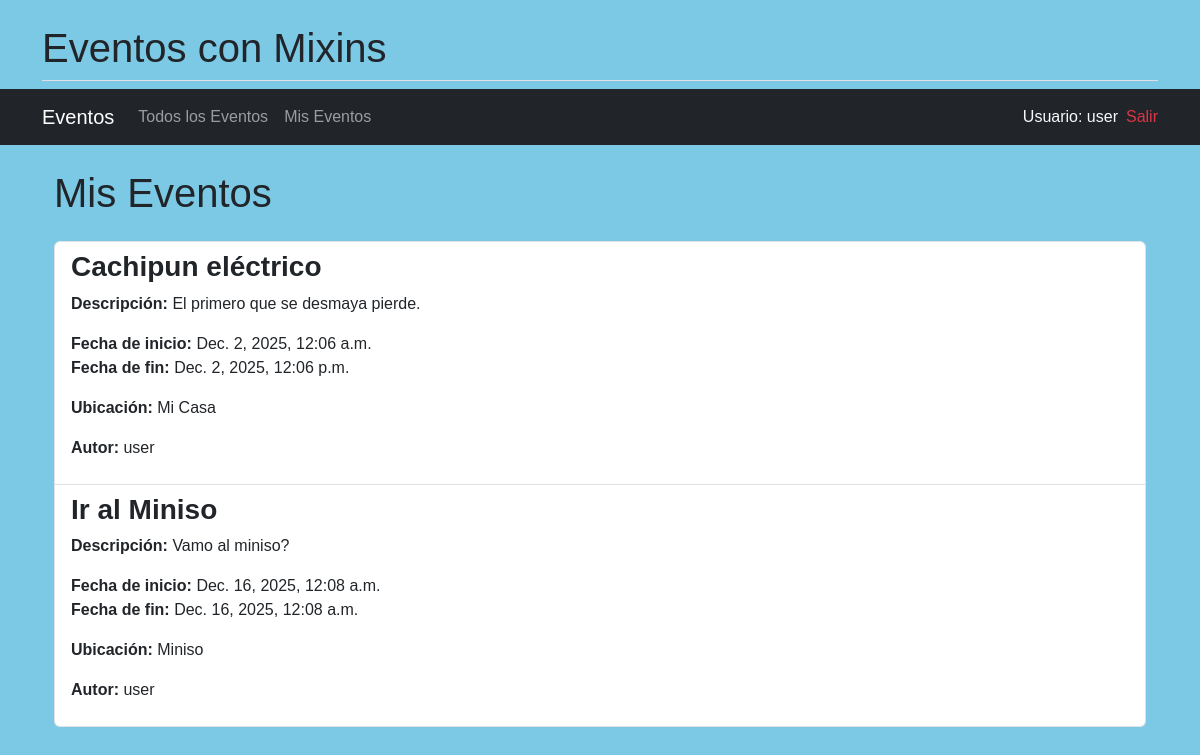
The app's page /mis_eventos/ (signed in) with its own data.
### app_eventos/models.py (models this page shows, shortened)
class Evento(models.Model):
    nombre = models.CharField(max_length=200)
    descripcion = models.TextField()
    fecha_inicio = models.DateTimeField()
    fecha_fin = models.DateTimeField()
    ubicacion = models.CharField(max_length=300)
    autor = models.ForeignKey(User, on_delete=models.CASCADE, null=True)

### app_eventos/views.py (the view)
# urls.py: path('mis_eventos/', MisEventos.as_view(), name='mis_eventos'),
class MisEventos(LoginRequiredMixin, ListView):
    model = Evento
    template_name = "app_eventos/mis_eventos.html"
    context_object_name = "eventos"
    def get_queryset(self):
        return Evento.objects.filter(autor=self.request.user)

### app_eventos/templates/app_eventos/mis_eventos.html (shortened to what this page needs)
{% extends "base.html" %}
{% block content %}
<div class="container">
    <h1 class="mb-4">Mis Eventos</h1>
    {% if eventos %}
        <ul class="list-group">
            {% for evento in eventos %}
            <li class="list-group-item">
                <h3 class="fw-bold">{{ evento.nombre }}</h3>
                <p><strong>Descripción:</strong> {{ evento.descripcion }}</p>
                <p>
                    <strong>Fecha de inicio:</strong> {{ evento.fecha_inicio }} <br>
                    <strong>Fecha de fin:</strong> {{ evento.fecha_fin }}
                </p>
                <p><strong>Ubicación:</strong> {{ evento.ubicacion }}</p>
                <p>
                    <strong>Autor:</strong> {{ evento.autor.username }}
                </p>
            </li>
            {% endfor %}
        </ul>
    {% else %}
        <div class="alert alert-info">No tienes eventos creados.</div>
    {% endif %}
</div>
{% endblock %}

### app_eventos/templates/base.html (shortened to what this page needs)
<!DOCTYPE html>
<html lang="es">
<head>
    <link
        href="https://cdn.jsdelivr.net/npm/bootstrap@5.3.2/dist/css/bootstrap.min.css"
        rel="stylesheet">
</head>
<body>
    <div class="container mt-4">
        <h1 class="pb-2 border-bottom">
            Eventos con Mixins
        </h1>
    </div>
    <nav class="navbar navbar-expand-lg navbar-dark bg-dark mb-4">
        <div class="container">
            <a class="navbar-brand" href="{% url 'lista_eventos' %}">
                Eventos
            </a>
            <div class="collapse navbar-collapse" id="navbarNav">
                <ul class="navbar-nav me-auto">
                    <li class="nav-item">
                        <a class="nav-link" href="{% url 'lista_eventos' %}">
                            Todos los Eventos
                        </a>
                    </li>
                    <li class="nav-item">
                        <a class="nav-link" href="{% url 'mis_eventos' %}">
                            Mis Eventos
                        </a>
                    </li>
                </ul>
                <ul class="navbar-nav">
                    {% if user.is_authenticated %}
                        <li class="nav-item">
                            <span class="nav-link text-light">Usuario: {{ user.username }}</span>
                        </li>
                <li class="nav-item d-flex align-items-center">
                    <form method="POST" action="{% url 'logout' %}" class="m-0 p-0">
                        <button
                            type="submit"
                            class="btn btn-link nav-link text-danger p-0"
                            style="display: inline; margin: 0; padding-top: 0; padding-bottom: 0;">
                            Salir
                        </button>
                    </form>
                </li>
                    {% else %}
                        <li class="nav-item">
                            <a class="nav-link text-info" href="{% url 'login' %}">
                                Login
                            </a>
                        </li>
                    {% endif %}
                </ul>
            </div>
        </div>
    </nav>
    <div class="container">
        {% block content %}
        {% endblock %}
    </div>
</body>
</html>

### app_eventos/templates/base.html (style rules this page uses)
body { font-family: Arial, sans-serif; background-color: rgb(124, 201, 229); padding-bottom: 30px; }

### records on screen
Evento: nombre "Cachipun eléctrico", descripcion "El primero que se desmaya pierde.", fecha_inicio "Dec. 2, 2025, 12:06 a.m.", fecha_fin "Dec. 2, 2025, 12:06 p.m.", ubicacion "Mi Casa", autor.username "user"
Evento: nombre "Ir al Miniso", descripcion "Vamo al miniso?", fecha_inicio "Dec. 16, 2025, 12:08 a.m.", fecha_fin "Dec. 16, 2025, 12:08 a.m.", ubicacion "Miniso", autor.username "user"

### other values on screen
{{ user.username }} "user"
